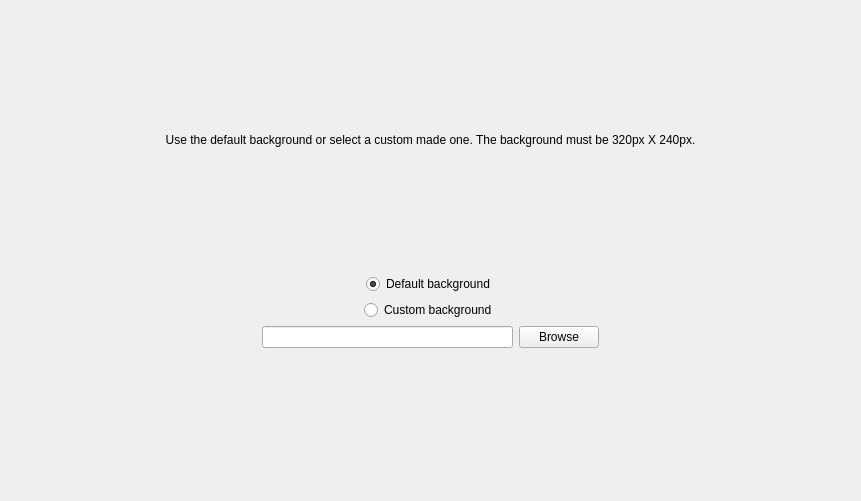
<?xml version="1.0" encoding="UTF-8"?>
<ui version="4.0">
 <class>BackgroundPageWidget</class>
 <widget class="QWidget" name="BackgroundPageWidget">
  <property name="geometry">
   <rect>
    <x>0</x>
    <y>0</y>
    <width>861</width>
    <height>501</height>
   </rect>
  </property>
  <property name="windowTitle">
   <string>Change background</string>
  </property>
  <property name="windowIcon">
   <iconset resource="../mainwindow.qrc">
    <normaloff>:/MainWindow/Resources/icon.png</normaloff>:/MainWindow/Resources/icon.png</iconset>
  </property>
  <layout class="QVBoxLayout" name="verticalLayout">
   <item>
    <spacer name="verticalSpacer_3">
     <property name="orientation">
      <enum>Qt::Vertical</enum>
     </property>
     <property name="sizeHint" stdset="0">
      <size>
       <width>20</width>
       <height>40</height>
      </size>
     </property>
    </spacer>
   </item>
   <item>
    <widget class="QLabel" name="label">
     <property name="text">
      <string>Use the default background or select a custom made one. The background must be 320px X 240px.</string>
     </property>
     <property name="alignment">
      <set>Qt::AlignCenter</set>
     </property>
    </widget>
   </item>
   <item>
    <spacer name="verticalSpacer_2">
     <property name="orientation">
      <enum>Qt::Vertical</enum>
     </property>
     <property name="sizeHint" stdset="0">
      <size>
       <width>20</width>
       <height>40</height>
      </size>
     </property>
    </spacer>
   </item>
   <item>
    <layout class="QHBoxLayout" name="horizontalLayout_2">
     <item>
      <spacer name="horizontalSpacer_3">
       <property name="orientation">
        <enum>Qt::Horizontal</enum>
       </property>
       <property name="sizeHint" stdset="0">
        <size>
         <width>40</width>
         <height>20</height>
        </size>
       </property>
      </spacer>
     </item>
     <item>
      <widget class="QRadioButton" name="DefaultBackground_radioButton">
       <property name="text">
        <string>Default background</string>
       </property>
       <property name="checked">
        <bool>true</bool>
       </property>
       <attribute name="buttonGroup">
        <string notr="true">buttonGroup</string>
       </attribute>
      </widget>
     </item>
     <item>
      <spacer name="horizontalSpacer">
       <property name="orientation">
        <enum>Qt::Horizontal</enum>
       </property>
       <property name="sizeHint" stdset="0">
        <size>
         <width>40</width>
         <height>20</height>
        </size>
       </property>
      </spacer>
     </item>
    </layout>
   </item>
   <item>
    <layout class="QHBoxLayout" name="horizontalLayout_3">
     <item>
      <spacer name="horizontalSpacer_4">
       <property name="orientation">
        <enum>Qt::Horizontal</enum>
       </property>
       <property name="sizeHint" stdset="0">
        <size>
         <width>40</width>
         <height>20</height>
        </size>
       </property>
      </spacer>
     </item>
     <item>
      <widget class="QRadioButton" name="CustomBackground_RadioButton">
       <property name="text">
        <string>Custom background</string>
       </property>
       <attribute name="buttonGroup">
        <string notr="true">buttonGroup</string>
       </attribute>
      </widget>
     </item>
     <item>
      <spacer name="horizontalSpacer_2">
       <property name="orientation">
        <enum>Qt::Horizontal</enum>
       </property>
       <property name="sizeHint" stdset="0">
        <size>
         <width>40</width>
         <height>20</height>
        </size>
       </property>
      </spacer>
     </item>
    </layout>
   </item>
   <item>
    <layout class="QHBoxLayout" name="horizontalLayout">
     <item>
      <spacer name="horizontalSpacer_5">
       <property name="orientation">
        <enum>Qt::Horizontal</enum>
       </property>
       <property name="sizeHint" stdset="0">
        <size>
         <width>40</width>
         <height>20</height>
        </size>
       </property>
      </spacer>
     </item>
     <item>
      <widget class="QLineEdit" name="Background_lineEdit">
       <property name="readOnly">
        <bool>true</bool>
       </property>
      </widget>
     </item>
     <item>
      <widget class="QPushButton" name="Browse_pushButton">
       <property name="text">
        <string>Browse</string>
       </property>
      </widget>
     </item>
     <item>
      <spacer name="horizontalSpacer_6">
       <property name="orientation">
        <enum>Qt::Horizontal</enum>
       </property>
       <property name="sizeHint" stdset="0">
        <size>
         <width>40</width>
         <height>20</height>
        </size>
       </property>
      </spacer>
     </item>
    </layout>
   </item>
   <item>
    <widget class="QLabel" name="ErrorLabel">
     <property name="font">
      <font>
       <weight>75</weight>
       <bold>true</bold>
      </font>
     </property>
     <property name="styleSheet">
      <string notr="true">color: rgb(255, 0, 0);</string>
     </property>
     <property name="text">
      <string/>
     </property>
     <property name="alignment">
      <set>Qt::AlignCenter</set>
     </property>
    </widget>
   </item>
   <item>
    <spacer name="verticalSpacer">
     <property name="orientation">
      <enum>Qt::Vertical</enum>
     </property>
     <property name="sizeHint" stdset="0">
      <size>
       <width>20</width>
       <height>40</height>
      </size>
     </property>
    </spacer>
   </item>
  </layout>
 </widget>
 <resources>
  <include location="../mainwindow.qrc"/>
 </resources>
 <connections/>
 <buttongroups>
  <buttongroup name="buttonGroup"/>
 </buttongroups>
</ui>
